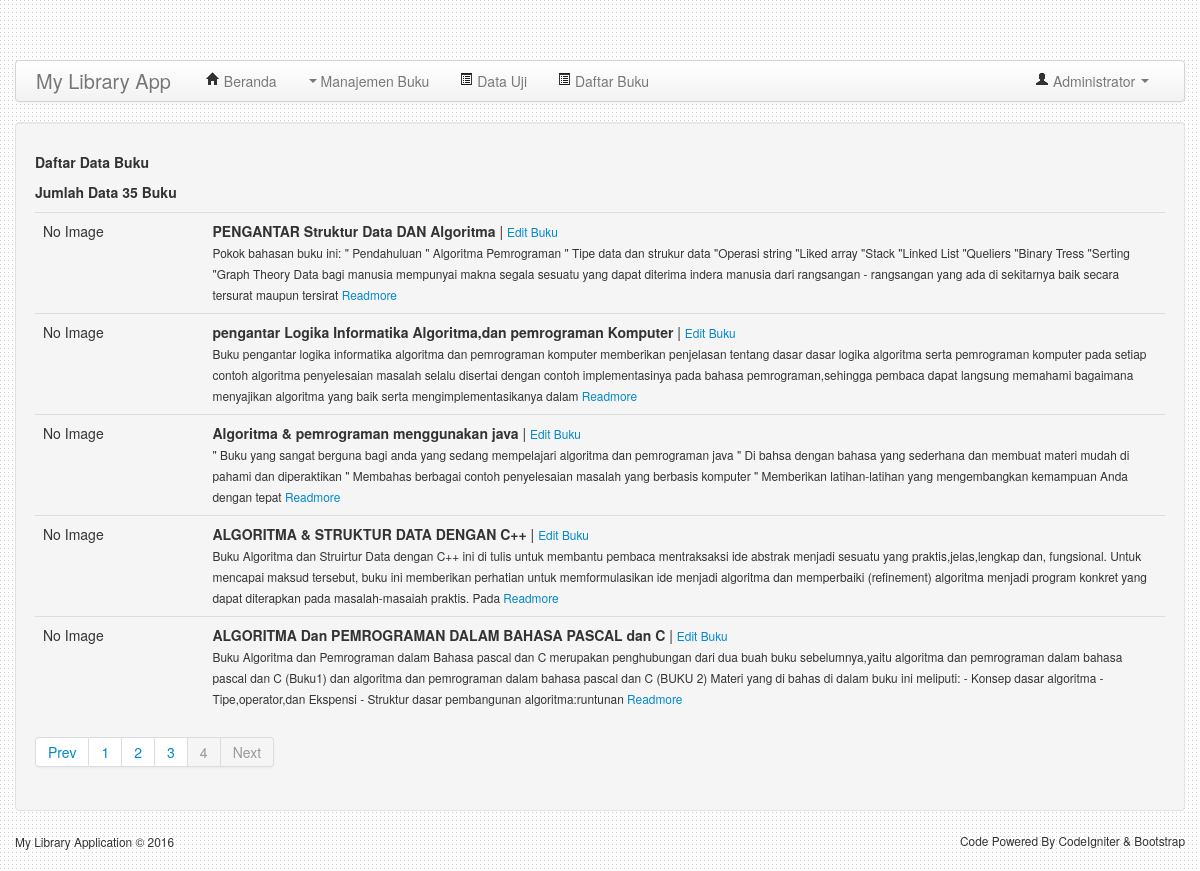
The app's page /dashboard.php?p=dataBuku&pg=4 (signed in) with its own data.
### tables this page shows
CREATE TABLE IF NOT EXISTS `buku` (
  `id_buku` int(11) NOT NULL,
  `kode_buku` varchar(5) NOT NULL,
  `kode_rak` varchar(5) NOT NULL,
  `judul_buku` varchar(255) NOT NULL,
  `keterangan` longtext NOT NULL,
  `img_buku` varchar(50) NOT NULL,
  `classifikasi` int(11) NOT NULL
);

### dataBuku.php (the view)
<div class="col-sm-9">
	<h5>Daftar Data Buku</h5>
			<?php
				$batas=10;
				$pg=isset($_GET['pg'])?$_GET['pg']:"";
				if(empty($pg)){
					$posisi=0;
					$pg=1;
				}else{
					$posisi=($pg - 1) * $batas;
				}
				$jumlahData = mysql_num_rows(mysql_query("select judul_buku from buku"));
				$query=mysql_query("select * from buku order by id_buku desc limit ".$posisi.", ".$batas);
				$jumlah=mysql_num_rows($query);
				echo"<p><strong>Jumlah Data ".$jumlahData." Buku</strong></p>";
				echo"<table class='table'>";
				echo"<tbody>";
				if($jumlah > 0){
					while($buku=mysql_fetch_object($query)){
						$ket = substr($buku->keterangan, 0,400);
						echo"<tr>";
						if(empty($buku->img_buku)){
							echo"<td width='15%'>No Image</td>";
						}else{
							echo"<td width='15%'><img src='image/".$buku->img_buku."' class='img-polaroid'>	</td>";
						}
						echo"<td><b>".$buku->judul_buku."</b> | <a href='dashboard.php?p=editBuku&idb=".$buku->id_buku."'><small>Edit Buku</small></a><br/><small>".$ket." <a href='dashboard.php?p=readMore&idb=".$buku->id_buku."'>Readmore</a></small></td>";
						echo"</tr>";
					}
				}else{
					echo"<tr>";
					echo"<td>Tidak Ada Data Buku</td>";
					echo"</tr>";
				}
			?>
		</tbody>
	</table>
	<div class="pagination">
		<ul>
			<?php
				$jumlahHal=ceil($jumlahData/$batas);
				if($pg > 1){
					$link = $pg-1;
					$prev = "<li><a href='dashboard.php?p=dataBuku&pg=".$link."'>Prev</a></li>";
				}else{
					$prev = "<li class='disabled'><a href='#'>Prev</a></li>";
				}
				$nmr = '';
				for($i=1;$i<=$jumlahHal;$i++){
					if($i == $pg){
						$nmr .= "<li class='active'><a href='#'>".$i."</a></li>";
					}else{
						$nmr .= "<li><a href='dashboard.php?p=dataBuku&pg=".$i."'>".$i."</a></li>";
					}
				}
				if($pg < $jumlahHal){
					$Link = $pg + 1;
					$next = "<li><a href='dashboard.php?p=dataBuku&pg=".$Link."'>Next</a></li>";
				}else{
					$next = "<li class='disabled'><a href='#'>Next</a></li>";
				}
				echo $prev . $nmr . $next;
			?>
		</ul>
	</div>
</div>

### asset/css/docs.css (style rules this page uses)
body { position: relative; padding-top: 40px; background-image:url(../img/bg_dotted.png); }

### records on screen
buku: judul_buku "PENGANTAR Struktur Data DAN Algoritma", keterangan "Pokok bahasan buku ini: \" Pendahuluan \" Algoritma Pemrograman \" Tipe data dan strukur data \"Operasi string \"Liked array \"Stack \"Linked List \"Queliers \"Binary Tress \"Serting \"Graph Theory Data bagi manusia mempunyai makna segala sesuatu yang dapat diterima indera manusia dari rangsangan - rangsangan yang ada di sekitarnya baik secara tersurat maupun tersirat"
buku: judul_buku "pengantar Logika Informatika Algoritma,dan pemrograman Komputer", keterangan "Buku pengantar logika informatika algoritma dan pemrograman komputer memberikan penjelasan tentang dasar dasar logika algoritma serta pemrograman komputer pada setiap contoh algoritma penyelesaian masalah selalu disertai dengan contoh implementasinya pada bahasa pemrograman,sehingga pembaca dapat langsung memahami bagaimana menyajikan algoritma yang baik serta mengimplementasikanya dalam"
buku: judul_buku "Algoritma & pemrograman menggunakan java", keterangan "\" Buku yang sangat berguna bagi anda yang sedang mempelajari algoritma dan pemrograman java \" Di bahsa dengan bahasa yang sederhana dan membuat materi mudah di pahami dan diperaktikan \" Membahas berbagai contoh penyelesaian masalah yang berbasis komputer \" Memberikan latihan-latihan yang mengembangkan kemampuan Anda dengan tepat"
buku: judul_buku "ALGORITMA & STRUKTUR DATA DENGAN C++", keterangan "Buku Algoritma dan Struirtur Data dengan C++ ini di tulis untuk membantu pembaca mentraksaksi ide abstrak menjadi sesuatu yang praktis,jelas,lengkap dan, fungsional. Untuk mencapai maksud tersebut, buku ini memberikan perhatian untuk memformulasikan ide menjadi algoritma dan memperbaiki (refinement) algoritma menjadi program konkret yang dapat diterapkan pada masalah-masaiah praktis. Pada"
buku: judul_buku "ALGORITMA Dan PEMROGRAMAN DALAM BAHASA PASCAL dan C", keterangan "Buku Algoritma dan Pemrograman dalam Bahasa pascal dan C merupakan penghubungan dari dua buah buku sebelumnya,yaitu algoritma dan pemrograman dalam bahasa pascal dan C (Buku1) dan algoritma dan pemrograman dalam bahasa pascal dan C (BUKU 2) Materi yang di bahas di dalam buku ini meliputi: - Konsep dasar algoritma - Tipe,operator,dan Ekspensi - Struktur dasar pembangunan algoritma:runtunan"

### other values on screen
$_SESSION['nama'] "Administrator"
$jumlahData "35"
